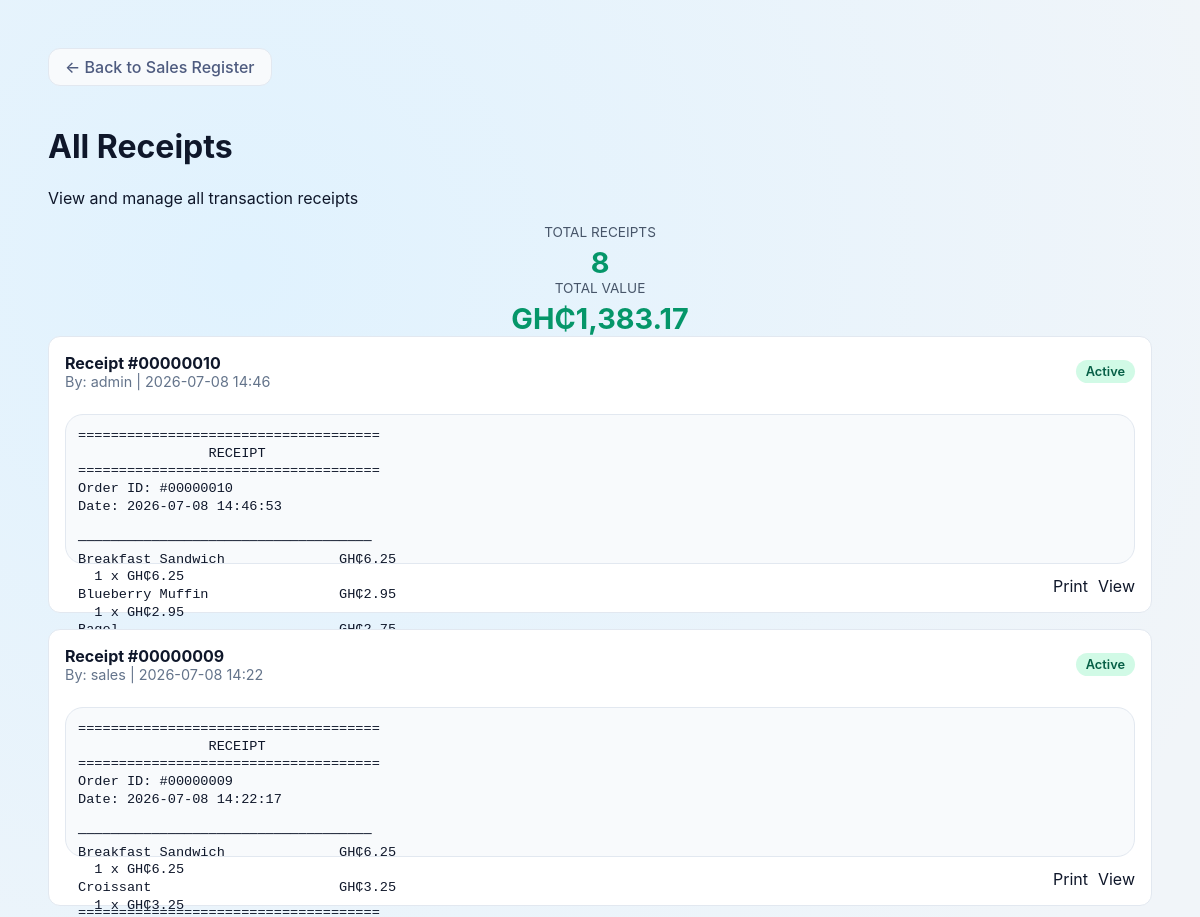
/receipts.php (signed in, upper part), run on an earlier commit of the app's database.
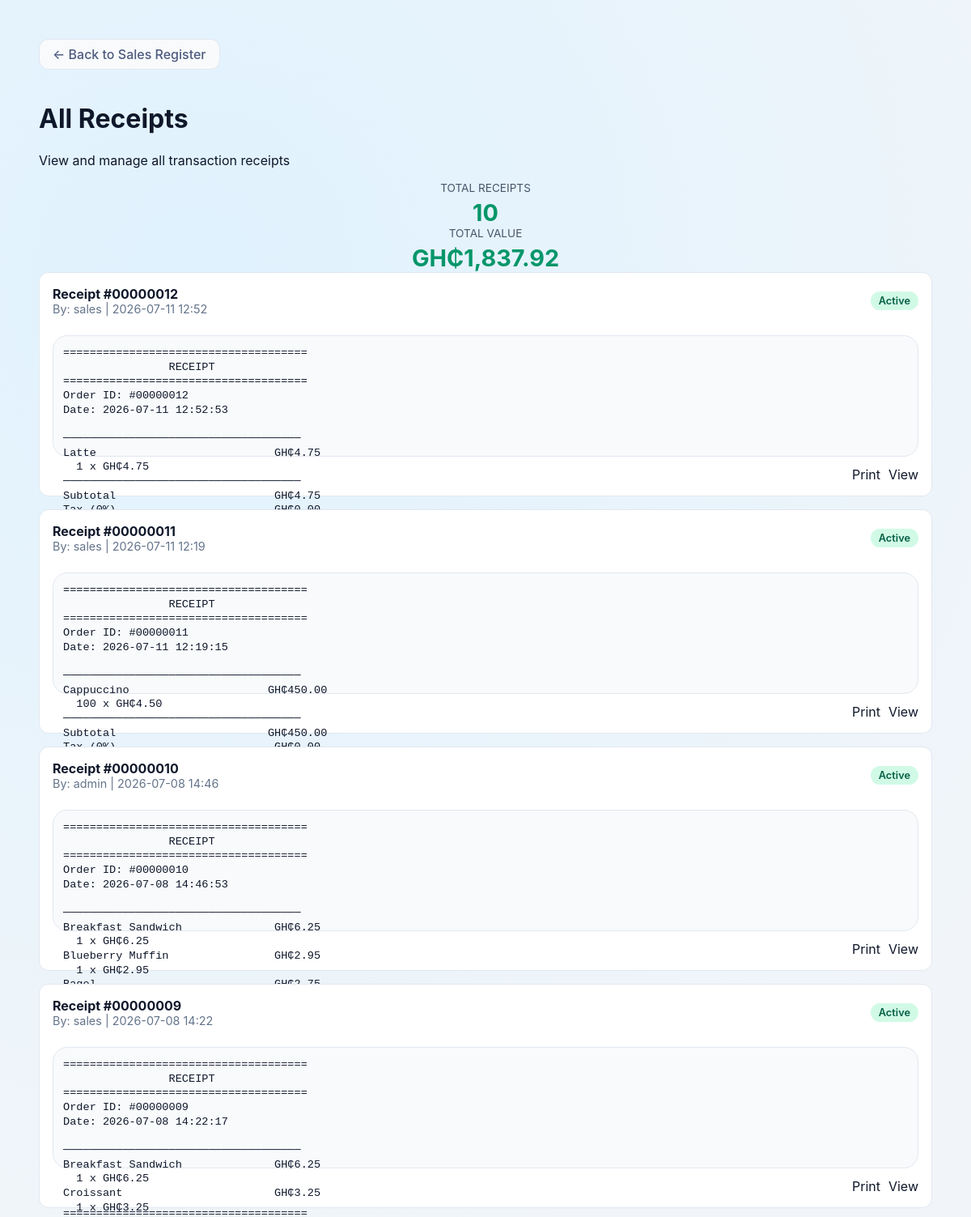
And on a later commit of the database.
### tables this page shows
CREATE TABLE receipts (
            id INTEGER PRIMARY KEY,
            order_id INTEGER NOT NULL UNIQUE,
            username TEXT NOT NULL,
            receipt_content TEXT NOT NULL,
            return_status TEXT NOT NULL DEFAULT "Active",
            created_at TEXT NOT NULL,
            FOREIGN KEY(order_id) REFERENCES orders(id)
        );

### inc/functions.php (called while the page is built, shortened)
<?php
function get_db_path(): string {
    $dir = __DIR__ . '/../data';
    return $dir . '/pos.db';
}
function get_database(): PDO {
    static $pdo = null;
    if ($pdo !== null) {
        return $pdo;
    }
    $path = get_db_path();
    $pdo = new PDO('sqlite:' . $path);
    $pdo->setAttribute(PDO::ATTR_ERRMODE, PDO::ERRMODE_EXCEPTION);
    return $pdo;
}
function load_receipts(): array {
    $stmt = get_database()->query(
        'SELECT r.id, r.order_id, r.username, r.receipt_content, r.return_status, r.created_at
         FROM receipts r
         ORDER BY r.created_at DESC'
    );
    return $stmt->fetchAll(PDO::FETCH_ASSOC);
}

### receipts.php (the view, shortened to what this page needs)
<?php
require_once __DIR__ . '/inc/functions.php';
$user = current_user();
$viewReceiptId = intval($_GET['view'] ?? 0);
$viewReceipt = null;
if ($user['role'] === 'admin') {
    $receipts = load_receipts();
} else {
    $receipts = load_receipts_by_user($user['username']);
}
?>
<!DOCTYPE html>
<html lang="en">
<head>
  <link rel="stylesheet" href="styles.css" />
</head>
<body>
  <div class="receipts-container">
    <a href="sales.php" class="back-link">← Back to Sales Register</a>
    <?php if ($viewReceiptId > 0 && $viewReceipt): ?>
      <div class="single-view">
        <h2>Receipt #<?php echo str_pad((string)$viewReceiptId, 8, '0', STR_PAD_LEFT); ?></h2>
        <pre><?php echo htmlspecialchars($viewReceipt); ?></pre>
        <div class="receipt-actions">
          <a href="print_receipt.php?id=<?php echo $viewReceiptId; ?>" class="primary" target="_blank">Print Receipt</a>
          <a href="receipts.php" class="secondary">Back to All Receipts</a>
        </div>
      </div>
    <?php else: ?>
      <h1>All Receipts</h1>
      <p>View and manage all transaction receipts</p>
      <?php
      $totalReceipts = count($receipts);
      $totalValue = 0;
      foreach ($receipts as $receipt) {
          preg_match('/TOTAL\s+GH₵([\d.]+)/', $receipt['receipt_content'], $matches);
          if (!empty($matches[1])) {
              $totalValue += floatval($matches[1]);
          }
      }
      ?>
      <div class="stats-panel">
        <div class="stat-item">
          <div class="stat-label">Total Receipts</div>
          <div class="stat-value"><?php echo $totalReceipts; ?></div>
        </div>
        <div class="stat-item">
          <div class="stat-label">Total Value</div>
          <div class="stat-value">GH₵<?php echo number_format($totalValue, 2); ?></div>
        </div>
      </div>
      <?php if (empty($receipts)): ?>
        <p class="empty-message">No receipts found.</p>
      <?php else: ?>
        <div class="receipts-summary">
          <?php foreach ($receipts as $receipt): ?>
            <div class="receipt-card">
              <div class="receipt-header">
                <div>
                  <div class="receipt-id">Receipt #<?php echo htmlspecialchars(str_pad((string)$receipt['order_id'], 8, '0', STR_PAD_LEFT)); ?></div>
                  <div class="receipt-meta">
                    By: <?php echo htmlspecialchars($receipt['username']); ?> |
                    <?php echo htmlspecialchars(date('Y-m-d H:i', strtotime($receipt['created_at']))); ?>
                  </div>
                </div>
                <div class="text-right">
                  <span class="receipt-status <?php echo strtolower($receipt['return_status']); ?>">
                    <?php echo htmlspecialchars($receipt['return_status']); ?>
                  </span>
                </div>
              </div>
              <pre class="receipt-preview"><?php echo htmlspecialchars($receipt['receipt_content']); ?></pre>
              <div class="receipt-actions">
                <a href="print_receipt.php?id=<?php echo $receipt['id']; ?>" class="tertiary" target="_blank">Print</a>
                <a href="receipts.php?view=<?php echo $receipt['id']; ?>" class="secondary">View</a>
              </div>
            </div>
          <?php endforeach; ?>
        </div>
      <?php endif; ?>
    <?php endif; ?>
  </div>
</body>
</html>

### styles.css (style rules this page uses)
:root { color-scheme: light; font-family: Inter, system-ui, -apple-system, BlinkMacSystemFont, "Segoe UI", sans-serif; background: #f8fafc; color: #0f172a; font-size: 16px; }
* { box-sizing: border-box; }
html, body { margin: 0; min-height: 100%; }
body { padding: 24px; background: #f1f5f9; background-image: radial-gradient(circle at 20% 10%, #e0f2fe 0%, transparent 40%), radial-gradient(circle at 80% 90%, #f0f9ff 0%, transparent 40%); }
a { color: inherit; text-decoration: none; }
.text-right { text-align: right; }
.header-actions a, .back-link { display: inline-flex; align-items: center; justify-content: center; text-decoration: none; background-color: #f8fafc; color: #334155; padding: 8px 16px; border-radius: 12px; text-align: center; white-space: nowrap; font-weight: 500; border: 1px solid #e2e8f0; transition: background-color 0.2s, border-color 0.2s; }
.back-link { margin-bottom: 20px; color: #4e5b7f; }
.receipt-status { display: inline-block; padding: 4px 10px; border-radius: 999px; font-size: 0.8rem; font-weight: 600; }
.receipt-status.active, .return-badge.active { background: #d1fae6; color: #065f46; }
.product-actions, .cart-actions, .cart-actions-row, .admin-actions, .receipt-actions, .order-actions { display: flex; flex-wrap: wrap; gap: 10px; justify-content: flex-end; align-items: center; }
.receipt-output, .receipt-preview { margin: 0; background: #f8fafc; padding: 22px; border-radius: 18px; min-height: 240px; white-space: pre-wrap; color: #0f172a; font-family: ui-monospace, SFMono-Regular, Menlo, Monaco, Consolas, "Liberation Mono", "Courier New", monospace; border: 1px solid #e2e8f0; }
.receipt-preview { padding: 12px; min-height: 80px; max-height: 150px; font-size: 0.85rem; line-height: 1.3; }
.receipt-id { font-weight: 700; color: #0f172a; }
.receipt-meta, .receipt-return-status { font-size: 0.9rem; color: #64748b; }
.receipts-container, .returns-container, .sales-detail-container { max-width: 1160px; margin: 0 auto; padding: 24px; }
.receipts-summary, .returns-summary, .sales-summary { display: grid; gap: 16px; }
.receipt-card, .return-order, .order-summary { display: grid; gap: 12px; background: #f8fafc; border: 1px solid #e2e8f0; border-radius: 16px; padding: 16px; }
.receipt-card { background: #ffffff; border: 1px solid #e2e8f0; border-radius: 12px; transition: box-shadow 0.2s ease; }
.receipt-header { display: flex; justify-content: space-between; align-items: center; margin-bottom: 12px; }
.order-id, .receipt-id { font-weight: 700; color: #0f172a; }
.order-meta, .receipt-meta { font-size: 0.9rem; color: #64748b; }
.stat-item { text-align: center; }
.stat-label { font-size: 0.85rem; color: #475569; text-transform: uppercase; }
.stat-value { font-size: 1.8rem; font-weight: 700; color: #059669; margin-top: 5px; }

What changed in the data, as far as the page shows it:
added receipts: order "00000012", username "sales", created_at "2026-07-11 12:52", return_status "Active", receipt_content "===================================== RECEIPT ===================================== Order ID: #00000012 Date: 2026-07-11 12:52:53 ──────────────────────────────────── Latte GH₵4.75 1 x GH₵4.75 ──────────────────────────────────── Subtotal GH₵4.75…"
added receipts: order "00000011", username "sales", created_at "2026-07-11 12:19", return_status "Active", receipt_content "===================================== RECEIPT ===================================== Order ID: #00000011 Date: 2026-07-11 12:19:15 ──────────────────────────────────── Cappuccino GH₵450.00 100 x GH₵4.50 ──────────────────────────────────── Subtotal GH₵450.00…"
Also different on the page:
$totalReceipts: "8" → "10"
$totalValue: "1,383.17" → "1,837.92"
